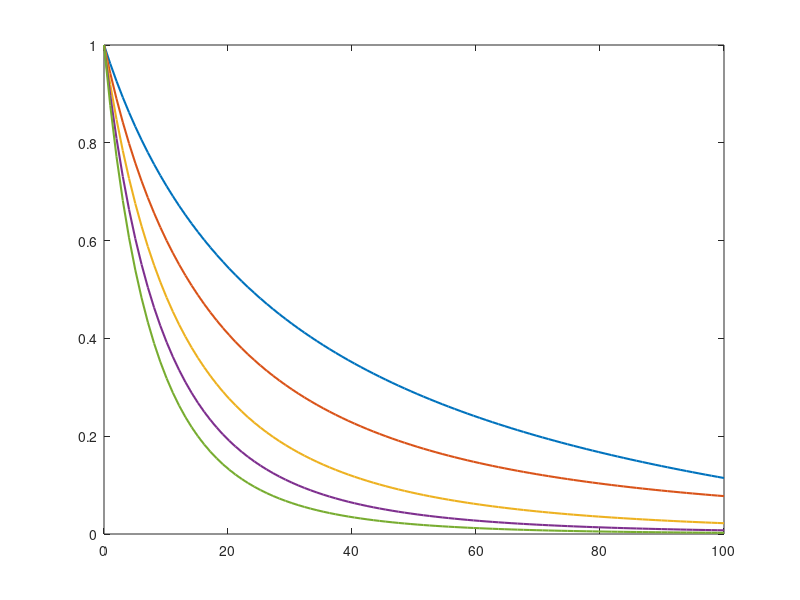

Reproduce this figure in MATLAB. (Note: this script raises an error after producing the figure.)
function [] = FDM()
    % In the Finite Dipole Model, the tip is described by a spheroid with
    % length 2L in order to take into account that the tip in the
    % experiment is an elongated structure.

    R = 36e-9; % radius of curvature of tip in m
    L = 300e-9; % effective length of the prolate spheroid in m
    g = 0.7*exp(0.06i); % a complex factor describing the total charge induced in the spheroid
    
    d_0 = linspace(0,100,100); % minimum separation distance between the tip and the sample during the probe oscillation
    d_0 = d_0*1e-9; % minimum separation distance between the tip and the sample during the probe oscillation
    z_0 = 100e-9; % oscillation/vibration amplitude of the probe
    f_0 = 230e3;  % oscillation frequency of the probe
    T = 1.0/f_0; % period of oscillation of the probe
    w = linspace(890,1000,1000); % in cm^-1

    epsilon_0 = 1; % dielectric function of air
    epsilon_tip = -1000+500i; % dielectric function of tip
    epsilon_sample = 9.997e-1 + 1i*6.6352e5; % dielectric function of sample
    
    % Dielectric function of sample
    epsilon_inf_parallel = 6.78; % no units
    w_LO_parallel = 967; % in cm^-1
    w_TO_parallel = 782; % in cm^-1
        
    epsilon_inf_perpendicular = 6.56; % no units
    w_LO_perpendicular = 971; % in cm^-1
    w_TO_perpendicular = 797; % in cm^-1
    
    parameter_damping = 6.6; % in cm^-1

    for j = 1:length(w)
        epsilon_parallel(j) = epsilon_inf_parallel + ((epsilon_inf_parallel*(w_LO_parallel^2 - w_TO_parallel^2))/(w_TO_parallel^2 - w(j)^2 - 1i*parameter_damping*w(j)));
        epsilon_perpendicular(j) = epsilon_inf_perpendicular + ((epsilon_inf_perpendicular*(w_LO_perpendicular^2 - w_TO_perpendicular^2))/(w_TO_perpendicular^2 - w(j)^2 - 1i*parameter_damping*w(j)));
        beta_parallel(j) = (sqrt(epsilon_parallel(j)*epsilon_perpendicular(j)) - 1)/(sqrt(epsilon_parallel(j)*epsilon_perpendicular(j)) + 1);
        beta_perpendicular(j) = (epsilon_perpendicular(j) - 1)/(epsilon_perpendicular(j) + 1);
        beta_sample(j) = 0.5*(beta_parallel(j) + beta_perpendicular(j));
    end
    
    alpha = 4.0*pi*epsilon_0*(R^3)*((epsilon_tip - 1)/(epsilon_tip + 2)); % alpha described the polarisability of the sphere (not used in FDM)
    beta = (epsilon_sample - 1)/(epsilon_sample + 1); % surface-response function (depends on the local dielectric properties of the sample)
% 
    fun_PDM = @(t,alpha,beta,d_0,z_0,f_0,n) (f_0.*(exp(-1i*n*2.0*pi*f_0*t)).*(alpha.*(beta + 1.0)./(1.0 - ((alpha.*beta)./(16.0*pi*(R + (d_0 + 0.5*z_0.*(1.0 + sin(2.0*pi*f_0*t)))).^3)))));
    fun_FDM = @(t,L,R,g,beta,d_0,z_0,f_0,n) (f_0.*(exp(-1i*n*2.0*pi*f_0*t)).*((L.*R^2).*((((2.0*L)./R) + (log(R./(4.0*exp(1.0)*L))))./(log((4.0*L)./exp(2)))).*(2.0 + ((beta.*(g - ((R + ((d_0 + 0.5*z_0*(1.0 + sin(2.0*pi*f_0*t)))))./L)).*(log((4.0*L)./(4.0*((d_0 + 0.5*z_0.*(1.0 + sin(2.0*pi*f_0*t)))) + 3.0*R))))./(log(4.0*L./R) - beta.*(g - ((3.0*R + 4.0*((d_0 + 0.5*z_0.*(1.0 + sin(2.0*pi*f_0*t)))))./(4.0*L))).*(log((2.0*L)./(2.0*((d_0 + 0.5*z_0.*(1.0 + sin(2.0*pi*f_0*t)))) + R))))))));
%     fun_FDM = @(t,L,R,g,beta,d_0,z_0,f_0,n) (f_0.*(exp(-1i*n*2.0*pi*f_0*t)).*(((beta.*(g - ((R + ((d_0 + 0.5*z_0*(1.0 + sin(2.0*pi*f_0*t)))))./L)).*(log((4.0*L)./(4.0*((d_0 + 0.5*z_0.*(1.0 + sin(2.0*pi*f_0*t)))) + 3.0*R))))./(log(4.0*L./R) - beta.*(g - ((3.0*R + 4.0*((d_0 + 0.5*z_0.*(1.0 + sin(2.0*pi*f_0*t)))))./(4.0*L))).*(log((2.0*L)./(2.0*((d_0 + 0.5*z_0.*(1.0 + sin(2.0*pi*f_0*t)))) + R)))))));
    
    for j = 1:length(d_0)
        c_n1(j) = integral(@(t) fun_FDM(t,L,R,g,beta,d_0(j),z_0,f_0,1),-T/2,T/2);
        c_n2(j) = integral(@(t) fun_FDM(t,L,R,g,beta,d_0(j),z_0,f_0,2),-T/2,T/2);
        c_n3(j) = integral(@(t) fun_FDM(t,L,R,g,beta,d_0(j),z_0,f_0,3),-T/2,T/2);
        c_n4(j) = integral(@(t) fun_FDM(t,L,R,g,beta,d_0(j),z_0,f_0,4),-T/2,T/2);
        c_n5(j) = integral(@(t) fun_FDM(t,L,R,g,beta,d_0(j),z_0,f_0,5),-T/2,T/2);
    end
%     
%     for j = 1:length(w)
%         c_n1(j) = integral(@(t) fun_FDM(t,L,R,g,beta_sample(j),d_0,z_0,f_0,1),-T/2,T/2);
%         c_n2(j) = integral(@(t) fun_FDM(t,L,R,g,beta_sample(j),d_0,z_0,f_0,2),-T/2,T/2);
%         c_n3(j) = integral(@(t) fun_FDM(t,L,R,g,beta_sample(j),d_0,z_0,f_0,3),-T/2,T/2);
%         c_n4(j) = integral(@(t) fun_FDM(t,L,R,g,beta_sample(j),d_0,z_0,f_0,4),-T/2,T/2);
%         c_n5(j) = integral(@(t) fun_FDM(t,L,R,g,beta_sample(j),d_0,z_0,f_0,5),-T/2,T/2);
%     end
%     
%     [beta_gold,epsilon_gold] = Dielectric_Gold(w);
%     for j = 1:length(w)
%         gold_c_n1(j) = integral(@(t) fun_FDM(t,L,R,g,beta_gold(j),d_0,z_0,f_0,1),-T/2,T/2);
%         gold_c_n2(j) = integral(@(t) fun_FDM(t,L,R,g,beta_gold(j),d_0,z_0,f_0,2),-T/2,T/2);
%         gold_c_n3(j) = integral(@(t) fun_FDM(t,L,R,g,beta_gold(j),d_0,z_0,f_0,3),-T/2,T/2);
%         gold_c_n4(j) = integral(@(t) fun_FDM(t,L,R,g,beta_gold(j),d_0,z_0,f_0,4),-T/2,T/2);
%         gold_c_n5(j) = integral(@(t) fun_FDM(t,L,R,g,beta_gold(j),d_0,z_0,f_0,5),-T/2,T/2);
%         absolute(j) = c_n3(j)/gold_c_n3(j);
%     end
    
%     figure; box on;
%     plot(w,abs(epsilon_gold))
    
%     figure; box on;
%     set(gcf,'Color','w')
%     subplot(2,1,1)
%     plot(w,abs(absolute),'linewidth',1.5)
%     xlim([890 1000]);
%     xlabel('\omega (cm^{-1})')
%     ylabel('s_{3\omega}^{SiC}/s_{3\omega}^{Au}')
%     subplot(2,1,2)
%     plot(w,unwrap(angle(absolute)),'linewidth',1.5)
%     xlim([890 1000]);
%     xlabel('\omega (cm^{-1})')
%     ylabel('\phi_{3\omega}^{SiC} - \phi_{3\omega}^{Au}')
%     set(findall(gcf,'-property','fontsize'),'fontsize',20)
    
    for i = 1:5
        legendInfo{i} = ['s' num2str(i)];
    end
    figure; box on;
    set(gcf,'Color','w')
    plot(d_0./1e-9,abs(c_n1)./abs(c_n1(1)),'linewidth',1.5)
    hold on
    plot(d_0./1e-9,abs(c_n2)./abs(c_n2(1)),'linewidth',1.5)
    hold on
    plot(d_0./1e-9,abs(c_n3)./abs(c_n3(1)),'linewidth',1.5)
    hold on
    plot(d_0./1e-9,abs(c_n4)./abs(c_n4(1)),'linewidth',1.5)
    hold on
    plot(d_0./1e-9,abs(c_n5)./abs(c_n5(1)),'linewidth',1.5)
    hold on
    yline(exp(-1))
    xlim([0 100]);
    legend(legendInfo,'box','off');
    title('Approach Curves')
    xlabel('Tip-Sample Distance (nm)')
    ylabel('s_n, normalised to contact')
    set(findall(gcf,'-property','fontsize'),'fontsize',20)
    
%     for j = 1:length(d_0)
%         c_n1(j) = integral(@(t) fun_PDM(t,alpha,beta,d_0(j),z_0,f_0,1),-T/2,T/2);
%         c_n2(j) = integral(@(t) fun_PDM(t,alpha,beta,d_0(j),z_0,f_0,2),-T/2,T/2);
%         c_n3(j) = integral(@(t) fun_PDM(t,alpha,beta,d_0(j),z_0,f_0,3),-T/2,T/2);
%         c_n4(j) = integral(@(t) fun_PDM(t,alpha,beta,d_0(j),z_0,f_0,4),-T/2,T/2);
%         c_n5(j) = integral(@(t) fun_PDM(t,alpha,beta,d_0(j),z_0,f_0,5),-T/2,T/2);
%     end
%     for i = 1:5
%         legendInfo{i} = ['s' num2str(i)];
%     end
%     figure; box on;
%     set(gcf,'Color','w')
%     plot(d_0./1e-9,abs(c_n1)./abs(c_n1(1)),'--','linewidth',1.5)
%     hold on
%     plot(d_0./1e-9,abs(c_n2)./abs(c_n2(1)),'--','linewidth',1.5)
%     hold on
%     plot(d_0./1e-9,abs(c_n3)./abs(c_n3(1)),'--','linewidth',1.5)
%     hold on
%     plot(d_0./1e-9,abs(c_n4)./abs(c_n4(1)),'--','linewidth',1.5)
%     hold on
%     plot(d_0./1e-9,abs(c_n5)./abs(c_n5(1)),'--','linewidth',1.5)
%     xlim([0 35]);
%     legend(legendInfo,'box','off');
%     title('Approach Curves')
%     xlabel('Tip-Sample Distance (nm)')
%     ylabel('s_n, normalised to contact')
%     set(findall(gcf,'-property','fontsize'),'fontsize',20)
end

function [beta_gold,epsilon_gold] = Dielectric_Gold(w)
    % Ordal et al., Applied Optics, Vol. 22, No. 7, 1983
    epsilon_inf = 1.0;
    wp = 7.25e4; % plasma frequency
    wt = 2.16e2; % damping frequency
    epsilon_gold = epsilon_inf - ((wp^2)./(w.^2 + 1i*w.*wt));
    beta_gold = (epsilon_gold - 1)./(epsilon_gold + 1);
end
